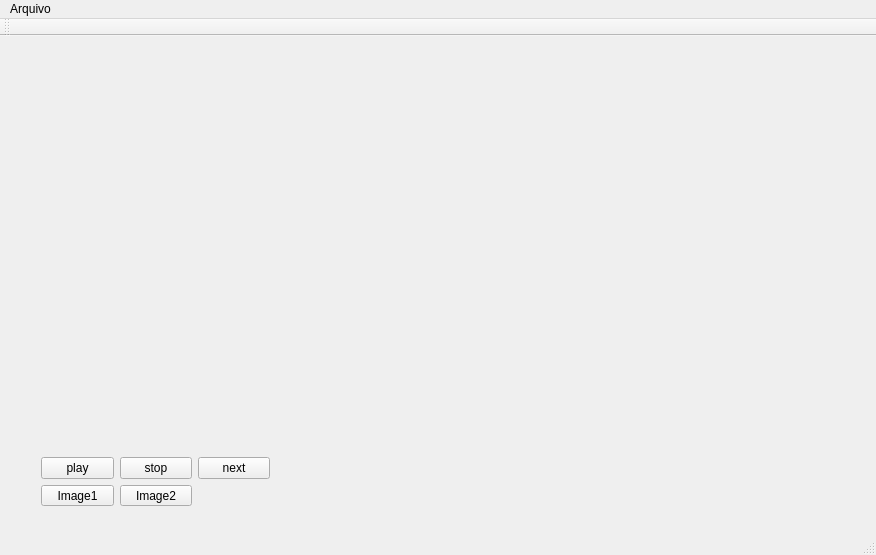
<?xml version="1.0" encoding="UTF-8"?>
<ui version="4.0">
 <class>pdi</class>
 <widget class="QMainWindow" name="pdi">
  <property name="geometry">
   <rect>
    <x>0</x>
    <y>0</y>
    <width>876</width>
    <height>555</height>
   </rect>
  </property>
  <property name="windowTitle">
   <string>pdi</string>
  </property>
  <widget class="QWidget" name="centralWidget">
   <widget class="QLabel" name="label">
    <property name="geometry">
     <rect>
      <x>20</x>
      <y>10</y>
      <width>380</width>
      <height>280</height>
     </rect>
    </property>
    <property name="text">
     <string/>
    </property>
   </widget>
   <widget class="QWidget" name="layoutWidget">
    <property name="geometry">
     <rect>
      <x>30</x>
      <y>410</y>
      <width>251</width>
      <height>71</height>
     </rect>
    </property>
    <layout class="QGridLayout" name="gridLayout">
     <item row="0" column="0">
      <widget class="QPushButton" name="pushButton_2">
       <property name="text">
        <string>play</string>
       </property>
      </widget>
     </item>
     <item row="0" column="1">
      <widget class="QPushButton" name="pushButton">
       <property name="text">
        <string>stop</string>
       </property>
      </widget>
     </item>
     <item row="0" column="2">
      <widget class="QPushButton" name="pushButton_3">
       <property name="text">
        <string>next</string>
       </property>
      </widget>
     </item>
     <item row="1" column="0">
      <widget class="QPushButton" name="pushButton_4">
       <property name="text">
        <string>Image1</string>
       </property>
      </widget>
     </item>
     <item row="1" column="1">
      <widget class="QPushButton" name="pushButton_5">
       <property name="text">
        <string>Image2</string>
       </property>
      </widget>
     </item>
    </layout>
   </widget>
   <widget class="QLabel" name="label_2">
    <property name="geometry">
     <rect>
      <x>440</x>
      <y>10</y>
      <width>380</width>
      <height>280</height>
     </rect>
    </property>
    <property name="text">
     <string/>
    </property>
   </widget>
  </widget>
  <widget class="QMenuBar" name="menuBar">
   <property name="geometry">
    <rect>
     <x>0</x>
     <y>0</y>
     <width>876</width>
     <height>21</height>
    </rect>
   </property>
   <widget class="QMenu" name="menuArquivo">
    <property name="title">
     <string>Arquivo</string>
    </property>
    <addaction name="actionAbrir"/>
    <addaction name="actionSair"/>
   </widget>
   <addaction name="menuArquivo"/>
  </widget>
  <widget class="QToolBar" name="mainToolBar">
   <attribute name="toolBarArea">
    <enum>TopToolBarArea</enum>
   </attribute>
   <attribute name="toolBarBreak">
    <bool>false</bool>
   </attribute>
  </widget>
  <widget class="QStatusBar" name="statusBar"/>
  <action name="actionSair">
   <property name="text">
    <string>Sair</string>
   </property>
  </action>
  <action name="actionAbrir">
   <property name="text">
    <string>Abrir</string>
   </property>
  </action>
 </widget>
 <layoutdefault spacing="6" margin="11"/>
 <resources/>
 <connections>
  <connection>
   <sender>actionSair</sender>
   <signal>activated()</signal>
   <receiver>pdi</receiver>
   <slot>close()</slot>
   <hints>
    <hint type="sourcelabel">
     <x>-1</x>
     <y>-1</y>
    </hint>
    <hint type="destinationlabel">
     <x>299</x>
     <y>199</y>
    </hint>
   </hints>
  </connection>
 </connections>
</ui>
